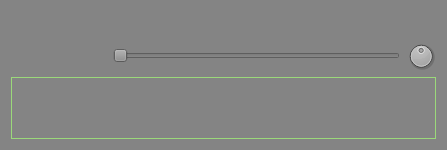
<?xml version="1.0" encoding="UTF-8"?>
<ui version="4.0">
 <class>RoomPlayerItem</class>
 <widget class="QWidget" name="RoomPlayerItem">
  <property name="geometry">
   <rect>
    <x>0</x>
    <y>0</y>
    <width>443</width>
    <height>146</height>
   </rect>
  </property>
  <property name="sizePolicy">
   <sizepolicy hsizetype="Minimum" vsizetype="Minimum">
    <horstretch>0</horstretch>
    <verstretch>0</verstretch>
   </sizepolicy>
  </property>
  <property name="maximumSize">
   <size>
    <width>443</width>
    <height>146</height>
   </size>
  </property>
  <property name="windowTitle">
   <string>Form</string>
  </property>
  <property name="styleSheet">
   <string notr="true">QWidget {
	background: rgb(132, 132, 132)
}
#avatar {
	border: none;
}

#spectrum {
border: 1px solid #9BD97A;	
}</string>
  </property>
  <layout class="QGridLayout" name="gridLayout">
   <property name="sizeConstraint">
    <enum>QLayout::SetMinimumSize</enum>
   </property>
   <item row="0" column="0" rowspan="2">
    <widget class="QLabel" name="avatar">
     <property name="sizePolicy">
      <sizepolicy hsizetype="Fixed" vsizetype="Fixed">
       <horstretch>0</horstretch>
       <verstretch>0</verstretch>
      </sizepolicy>
     </property>
     <property name="minimumSize">
      <size>
       <width>60</width>
       <height>60</height>
      </size>
     </property>
     <property name="frameShape">
      <enum>QFrame::Box</enum>
     </property>
     <property name="text">
      <string/>
     </property>
     <property name="pixmap">
      <pixmap resource="app.qrc">:/images/cc-user_male-60x60.png</pixmap>
     </property>
    </widget>
   </item>
   <item row="2" column="0" colspan="3">
    <widget class="QLabel" name="spectrum">
     <property name="sizePolicy">
      <sizepolicy hsizetype="Fixed" vsizetype="Fixed">
       <horstretch>0</horstretch>
       <verstretch>0</verstretch>
      </sizepolicy>
     </property>
     <property name="minimumSize">
      <size>
       <width>425</width>
       <height>62</height>
      </size>
     </property>
     <property name="frameShape">
      <enum>QFrame::Box</enum>
     </property>
     <property name="text">
      <string/>
     </property>
    </widget>
   </item>
   <item row="0" column="1" colspan="2">
    <widget class="QLabel" name="label">
     <property name="text">
      <string/>
     </property>
    </widget>
   </item>
   <item row="1" column="1" colspan="2">
    <layout class="QHBoxLayout" name="horizontalLayout">
     <property name="sizeConstraint">
      <enum>QLayout::SetMinimumSize</enum>
     </property>
     <item>
      <widget class="QLabel" name="speaker">
       <property name="sizePolicy">
        <sizepolicy hsizetype="Maximum" vsizetype="Maximum">
         <horstretch>0</horstretch>
         <verstretch>0</verstretch>
        </sizepolicy>
       </property>
       <property name="minimumSize">
        <size>
         <width>30</width>
         <height>30</height>
        </size>
       </property>
       <property name="maximumSize">
        <size>
         <width>30</width>
         <height>30</height>
        </size>
       </property>
       <property name="text">
        <string/>
       </property>
       <property name="pixmap">
        <pixmap resource="app.qrc">:/images/kmixdocked-30x30.png</pixmap>
       </property>
      </widget>
     </item>
     <item>
      <widget class="QSlider" name="volume">
       <property name="sizePolicy">
        <sizepolicy hsizetype="Minimum" vsizetype="Fixed">
         <horstretch>0</horstretch>
         <verstretch>0</verstretch>
        </sizepolicy>
       </property>
       <property name="orientation">
        <enum>Qt::Horizontal</enum>
       </property>
      </widget>
     </item>
     <item>
      <widget class="QDial" name="balance">
       <property name="maximumSize">
        <size>
         <width>30</width>
         <height>30</height>
        </size>
       </property>
       <property name="maximum">
        <number>99</number>
       </property>
       <property name="value">
        <number>50</number>
       </property>
      </widget>
     </item>
    </layout>
   </item>
  </layout>
 </widget>
 <resources>
  <include location="app.qrc"/>
 </resources>
 <connections/>
</ui>
